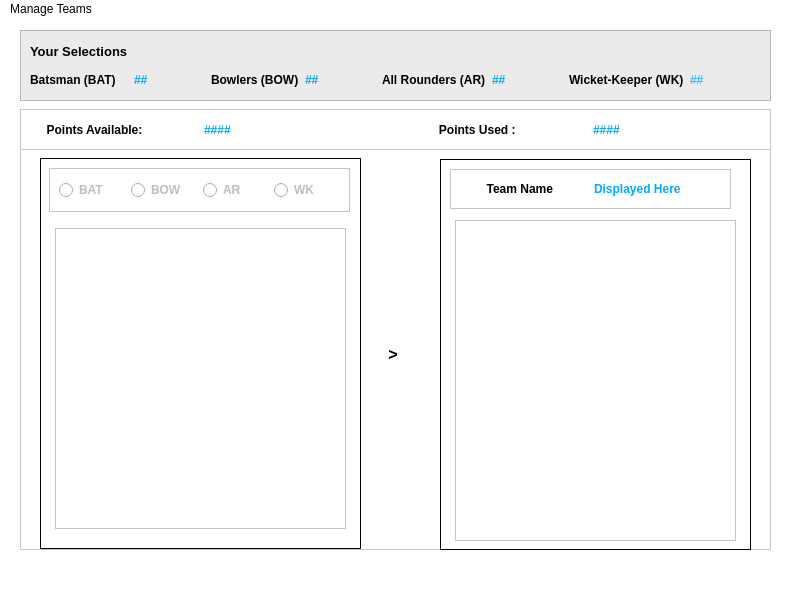
<?xml version="1.0" encoding="UTF-8"?>
<ui version="4.0">
 <class>MainWindow</class>
 <widget class="QMainWindow" name="MainWindow">
  <property name="geometry">
   <rect>
    <x>0</x>
    <y>0</y>
    <width>800</width>
    <height>600</height>
   </rect>
  </property>
  <property name="windowTitle">
   <string>MainWindow</string>
  </property>
  <property name="styleSheet">
   <string notr="true">background-color: rgb(255, 255, 255);</string>
  </property>
  <property name="animated">
   <bool>false</bool>
  </property>
  <widget class="QWidget" name="centralwidget">
   <widget class="QFrame" name="frame">
    <property name="geometry">
     <rect>
      <x>20</x>
      <y>11</y>
      <width>751</width>
      <height>71</height>
     </rect>
    </property>
    <property name="styleSheet">
     <string notr="true">background-color: rgb(235, 235, 235);</string>
    </property>
    <property name="frameShape">
     <enum>QFrame::StyledPanel</enum>
    </property>
    <property name="frameShadow">
     <enum>QFrame::Plain</enum>
    </property>
    <layout class="QGridLayout" name="gridLayout">
     <item row="2" column="1">
      <widget class="QLabel" name="L_Bat_S">
       <property name="enabled">
        <bool>false</bool>
       </property>
       <property name="font">
        <font>
         <pointsize>9</pointsize>
         <weight>75</weight>
         <bold>true</bold>
        </font>
       </property>
       <property name="styleSheet">
        <string notr="true">color: rgb(0, 170, 255);</string>
       </property>
       <property name="text">
        <string>##</string>
       </property>
      </widget>
     </item>
     <item row="2" column="0">
      <widget class="QLabel" name="L_Bat">
       <property name="enabled">
        <bool>true</bool>
       </property>
       <property name="font">
        <font>
         <family>Arial</family>
         <pointsize>9</pointsize>
         <weight>75</weight>
         <bold>true</bold>
        </font>
       </property>
       <property name="text">
        <string>Batsman (BAT)</string>
       </property>
      </widget>
     </item>
     <item row="2" column="5">
      <widget class="QLabel" name="L_Ar_S">
       <property name="enabled">
        <bool>false</bool>
       </property>
       <property name="font">
        <font>
         <pointsize>9</pointsize>
         <weight>75</weight>
         <bold>true</bold>
        </font>
       </property>
       <property name="styleSheet">
        <string notr="true">
color: rgb(0, 170, 255);</string>
       </property>
       <property name="text">
        <string>##</string>
       </property>
      </widget>
     </item>
     <item row="2" column="3">
      <widget class="QLabel" name="L_Bow_S">
       <property name="enabled">
        <bool>false</bool>
       </property>
       <property name="font">
        <font>
         <pointsize>9</pointsize>
         <weight>75</weight>
         <bold>true</bold>
        </font>
       </property>
       <property name="styleSheet">
        <string notr="true">
color: rgb(0, 170, 255);</string>
       </property>
       <property name="text">
        <string>##</string>
       </property>
      </widget>
     </item>
     <item row="2" column="2">
      <widget class="QLabel" name="L_Bow">
       <property name="enabled">
        <bool>true</bool>
       </property>
       <property name="font">
        <font>
         <family>Arial</family>
         <pointsize>9</pointsize>
         <weight>75</weight>
         <bold>true</bold>
        </font>
       </property>
       <property name="text">
        <string>Bowlers (BOW)</string>
       </property>
      </widget>
     </item>
     <item row="2" column="4">
      <widget class="QLabel" name="L_Ar">
       <property name="enabled">
        <bool>true</bool>
       </property>
       <property name="font">
        <font>
         <family>Arial</family>
         <pointsize>9</pointsize>
         <weight>75</weight>
         <bold>true</bold>
        </font>
       </property>
       <property name="text">
        <string>All Rounders (AR)</string>
       </property>
      </widget>
     </item>
     <item row="2" column="7">
      <widget class="QLabel" name="L_WK_S">
       <property name="enabled">
        <bool>false</bool>
       </property>
       <property name="font">
        <font>
         <pointsize>9</pointsize>
        </font>
       </property>
       <property name="styleSheet">
        <string notr="true">color: rgb(0, 170, 255);</string>
       </property>
       <property name="text">
        <string>##</string>
       </property>
      </widget>
     </item>
     <item row="2" column="6">
      <widget class="QLabel" name="L_WK">
       <property name="enabled">
        <bool>true</bool>
       </property>
       <property name="font">
        <font>
         <family>Arial</family>
         <pointsize>9</pointsize>
         <weight>75</weight>
         <bold>true</bold>
        </font>
       </property>
       <property name="text">
        <string>Wicket-Keeper (WK)</string>
       </property>
      </widget>
     </item>
     <item row="0" column="0">
      <widget class="QLabel" name="Label_S">
       <property name="enabled">
        <bool>true</bool>
       </property>
       <property name="font">
        <font>
         <family>Arial</family>
         <pointsize>10</pointsize>
         <weight>75</weight>
         <bold>true</bold>
        </font>
       </property>
       <property name="text">
        <string>Your Selections</string>
       </property>
       <property name="openExternalLinks">
        <bool>false</bool>
       </property>
      </widget>
     </item>
    </layout>
   </widget>
   <widget class="QFrame" name="frame_2">
    <property name="geometry">
     <rect>
      <x>20</x>
      <y>90</y>
      <width>751</width>
      <height>41</height>
     </rect>
    </property>
    <property name="frameShape">
     <enum>QFrame::StyledPanel</enum>
    </property>
    <property name="frameShadow">
     <enum>QFrame::Raised</enum>
    </property>
    <layout class="QHBoxLayout" name="horizontalLayout">
     <item>
      <widget class="QLabel" name="L_points_Avail">
       <property name="enabled">
        <bool>true</bool>
       </property>
       <property name="font">
        <font>
         <family>Arial</family>
         <pointsize>9</pointsize>
         <weight>75</weight>
         <bold>true</bold>
        </font>
       </property>
       <property name="text">
        <string>     Points Available:</string>
       </property>
      </widget>
     </item>
     <item>
      <widget class="QLabel" name="L_Points">
       <property name="enabled">
        <bool>false</bool>
       </property>
       <property name="font">
        <font>
         <family>Arial</family>
         <pointsize>9</pointsize>
         <weight>75</weight>
         <bold>true</bold>
        </font>
       </property>
       <property name="styleSheet">
        <string notr="true">color: rgb(0, 170, 255);</string>
       </property>
       <property name="text">
        <string>####</string>
       </property>
      </widget>
     </item>
     <item>
      <spacer name="horizontalSpacer">
       <property name="orientation">
        <enum>Qt::Horizontal</enum>
       </property>
       <property name="sizeType">
        <enum>QSizePolicy::Preferred</enum>
       </property>
       <property name="sizeHint" stdset="0">
        <size>
         <width>40</width>
         <height>20</height>
        </size>
       </property>
      </spacer>
     </item>
     <item>
      <widget class="QLabel" name="L_Points_Used">
       <property name="enabled">
        <bool>true</bool>
       </property>
       <property name="font">
        <font>
         <family>Arial</family>
         <pointsize>9</pointsize>
         <weight>75</weight>
         <bold>true</bold>
        </font>
       </property>
       <property name="text">
        <string>      Points Used :</string>
       </property>
      </widget>
     </item>
     <item>
      <widget class="QLabel" name="L_Points1">
       <property name="enabled">
        <bool>false</bool>
       </property>
       <property name="font">
        <font>
         <family>Arial</family>
         <pointsize>9</pointsize>
         <weight>75</weight>
         <bold>true</bold>
        </font>
       </property>
       <property name="styleSheet">
        <string notr="true">color: rgb(0, 170, 255);</string>
       </property>
       <property name="text">
        <string>####</string>
       </property>
      </widget>
     </item>
    </layout>
   </widget>
   <widget class="QWidget" name="horizontalLayoutWidget">
    <property name="geometry">
     <rect>
      <x>20</x>
      <y>130</y>
      <width>751</width>
      <height>401</height>
     </rect>
    </property>
    <layout class="QHBoxLayout" name="horizontalLayout_2">
     <item>
      <widget class="QFrame" name="frame_3">
       <property name="autoFillBackground">
        <bool>false</bool>
       </property>
       <property name="frameShape">
        <enum>QFrame::StyledPanel</enum>
       </property>
       <property name="frameShadow">
        <enum>QFrame::Raised</enum>
       </property>
       <widget class="QFrame" name="frame_4">
        <property name="geometry">
         <rect>
          <x>420</x>
          <y>10</y>
          <width>311</width>
          <height>391</height>
         </rect>
        </property>
        <property name="autoFillBackground">
         <bool>false</bool>
        </property>
        <property name="frameShape">
         <enum>QFrame::Panel</enum>
        </property>
        <property name="frameShadow">
         <enum>QFrame::Plain</enum>
        </property>
        <widget class="QFrame" name="frame_7">
         <property name="geometry">
          <rect>
           <x>10</x>
           <y>10</y>
           <width>281</width>
           <height>40</height>
          </rect>
         </property>
         <property name="frameShape">
          <enum>QFrame::StyledPanel</enum>
         </property>
         <property name="frameShadow">
          <enum>QFrame::Raised</enum>
         </property>
         <layout class="QHBoxLayout" name="horizontalLayout_4">
          <item>
           <widget class="QLabel" name="L_TeamName">
            <property name="enabled">
             <bool>true</bool>
            </property>
            <property name="font">
             <font>
              <family>Arial</family>
              <weight>75</weight>
              <bold>true</bold>
             </font>
            </property>
            <property name="text">
             <string>        Team Name</string>
            </property>
           </widget>
          </item>
          <item>
           <widget class="QLabel" name="L_Team_Display">
            <property name="enabled">
             <bool>false</bool>
            </property>
            <property name="font">
             <font>
              <family>Arial</family>
              <weight>75</weight>
              <bold>true</bold>
             </font>
            </property>
            <property name="styleSheet">
             <string notr="true">color: rgb(0, 170, 255);</string>
            </property>
            <property name="text">
             <string>Displayed Here</string>
            </property>
           </widget>
          </item>
         </layout>
        </widget>
        <widget class="QListWidget" name="selected_Players">
         <property name="geometry">
          <rect>
           <x>15</x>
           <y>61</y>
           <width>281</width>
           <height>321</height>
          </rect>
         </property>
         <property name="frameShadow">
          <enum>QFrame::Raised</enum>
         </property>
        </widget>
       </widget>
       <widget class="QFrame" name="frame_5">
        <property name="geometry">
         <rect>
          <x>20</x>
          <y>9</y>
          <width>321</width>
          <height>391</height>
         </rect>
        </property>
        <property name="autoFillBackground">
         <bool>false</bool>
        </property>
        <property name="frameShape">
         <enum>QFrame::Panel</enum>
        </property>
        <property name="frameShadow">
         <enum>QFrame::Plain</enum>
        </property>
        <widget class="QFrame" name="frame_6">
         <property name="geometry">
          <rect>
           <x>9</x>
           <y>10</y>
           <width>301</width>
           <height>44</height>
          </rect>
         </property>
         <property name="frameShape">
          <enum>QFrame::StyledPanel</enum>
         </property>
         <property name="frameShadow">
          <enum>QFrame::Raised</enum>
         </property>
         <layout class="QHBoxLayout" name="horizontalLayout_3">
          <item>
           <widget class="QRadioButton" name="R_Bat">
            <property name="enabled">
             <bool>false</bool>
            </property>
            <property name="font">
             <font>
              <family>Arial</family>
              <weight>75</weight>
              <bold>true</bold>
             </font>
            </property>
            <property name="text">
             <string>BAT</string>
            </property>
           </widget>
          </item>
          <item>
           <widget class="QRadioButton" name="R_Bow">
            <property name="enabled">
             <bool>false</bool>
            </property>
            <property name="font">
             <font>
              <family>Arial</family>
              <weight>75</weight>
              <bold>true</bold>
             </font>
            </property>
            <property name="text">
             <string>BOW</string>
            </property>
           </widget>
          </item>
          <item>
           <widget class="QRadioButton" name="R_AR">
            <property name="enabled">
             <bool>false</bool>
            </property>
            <property name="font">
             <font>
              <family>Arial</family>
              <weight>75</weight>
              <bold>true</bold>
             </font>
            </property>
            <property name="text">
             <string>AR</string>
            </property>
           </widget>
          </item>
          <item>
           <widget class="QRadioButton" name="R_WK">
            <property name="enabled">
             <bool>false</bool>
            </property>
            <property name="font">
             <font>
              <family>Arial</family>
              <weight>75</weight>
              <bold>true</bold>
             </font>
            </property>
            <property name="text">
             <string>WK</string>
            </property>
           </widget>
          </item>
         </layout>
        </widget>
        <widget class="QListWidget" name="Avail_Players">
         <property name="geometry">
          <rect>
           <x>15</x>
           <y>70</y>
           <width>291</width>
           <height>301</height>
          </rect>
         </property>
         <property name="frameShadow">
          <enum>QFrame::Raised</enum>
         </property>
        </widget>
       </widget>
       <widget class="QLabel" name="label">
        <property name="geometry">
         <rect>
          <x>364</x>
          <y>15</y>
          <width>21</width>
          <height>381</height>
         </rect>
        </property>
        <property name="font">
         <font>
          <family>Arial</family>
          <pointsize>12</pointsize>
          <weight>75</weight>
          <bold>true</bold>
         </font>
        </property>
        <property name="text">
         <string> &gt;</string>
        </property>
       </widget>
      </widget>
     </item>
    </layout>
   </widget>
  </widget>
  <widget class="QMenuBar" name="menubar">
   <property name="geometry">
    <rect>
     <x>0</x>
     <y>0</y>
     <width>800</width>
     <height>26</height>
    </rect>
   </property>
   <widget class="QMenu" name="menuManage_Teams">
    <property name="mouseTracking">
     <bool>true</bool>
    </property>
    <property name="styleSheet">
     <string notr="true">selection-background-color: rgb(0, 170, 255);</string>
    </property>
    <property name="tearOffEnabled">
     <bool>false</bool>
    </property>
    <property name="title">
     <string>Manage Teams</string>
    </property>
    <addaction name="Menu_new"/>
    <addaction name="Menu_Open"/>
    <addaction name="Menu_Save"/>
    <addaction name="Menu_Evaluate"/>
    <addaction name="actionEXIT"/>
   </widget>
   <addaction name="menuManage_Teams"/>
  </widget>
  <widget class="QStatusBar" name="statusbar"/>
  <action name="Menu_new">
   <property name="enabled">
    <bool>true</bool>
   </property>
   <property name="text">
    <string>New Team</string>
   </property>
   <property name="shortcut">
    <string notr="true">Ctrl+N</string>
   </property>
   <property name="autoRepeat">
    <bool>false</bool>
   </property>
   <property name="visible">
    <bool>true</bool>
   </property>
   <property name="iconVisibleInMenu">
    <bool>true</bool>
   </property>
  </action>
  <action name="Menu_Open">
   <property name="text">
    <string>Open Team</string>
   </property>
   <property name="shortcut">
    <string>Ctrl+O</string>
   </property>
  </action>
  <action name="Menu_Save">
   <property name="text">
    <string>SAVE Team</string>
   </property>
   <property name="shortcut">
    <string>Ctrl+S</string>
   </property>
  </action>
  <action name="Menu_Evaluate">
   <property name="text">
    <string>EVALUATE Team</string>
   </property>
   <property name="shortcut">
    <string>Ctrl+E</string>
   </property>
  </action>
  <action name="actionEXIT">
   <property name="text">
    <string>EXIT</string>
   </property>
  </action>
 </widget>
 <resources/>
 <connections/>
</ui>
